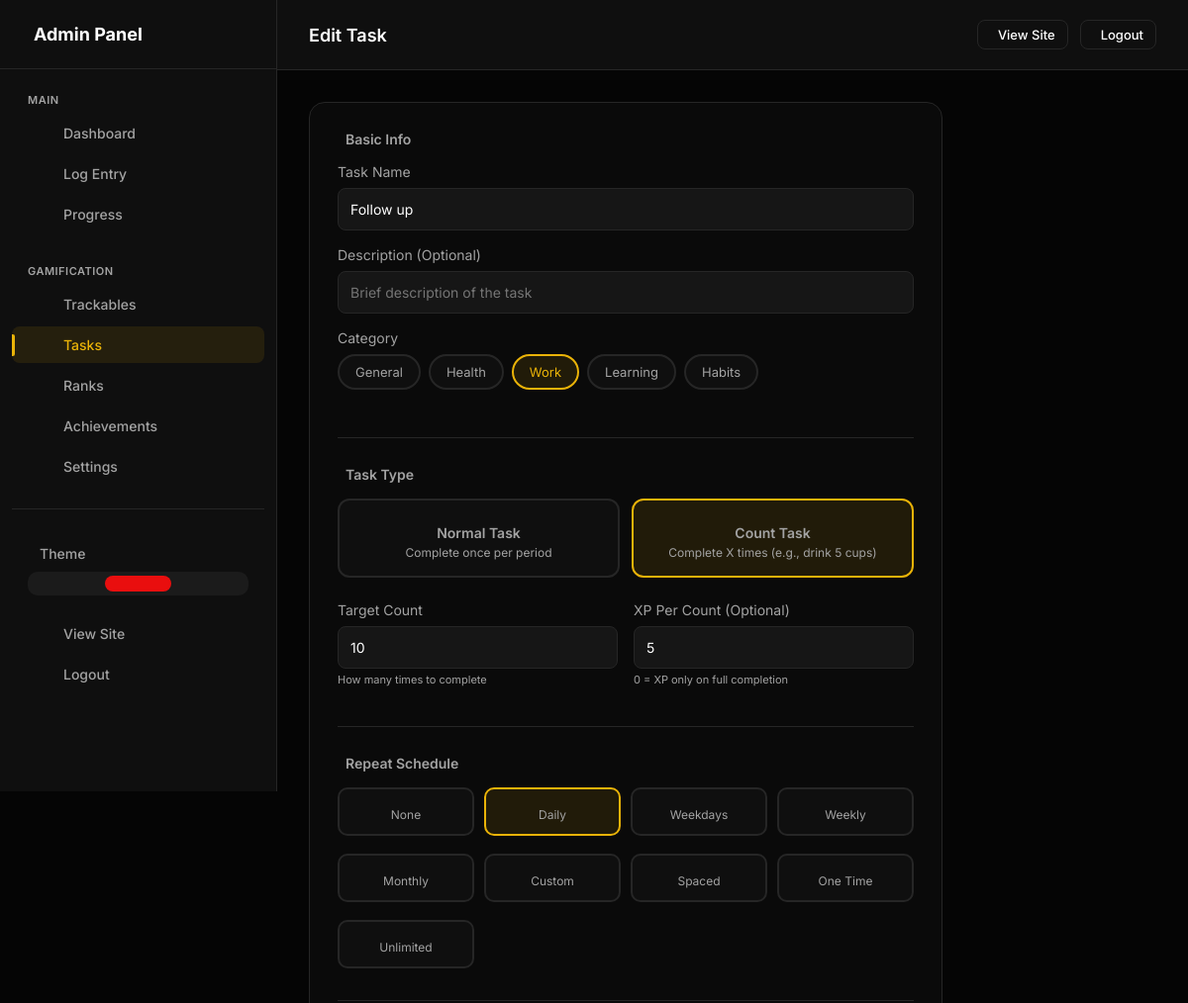
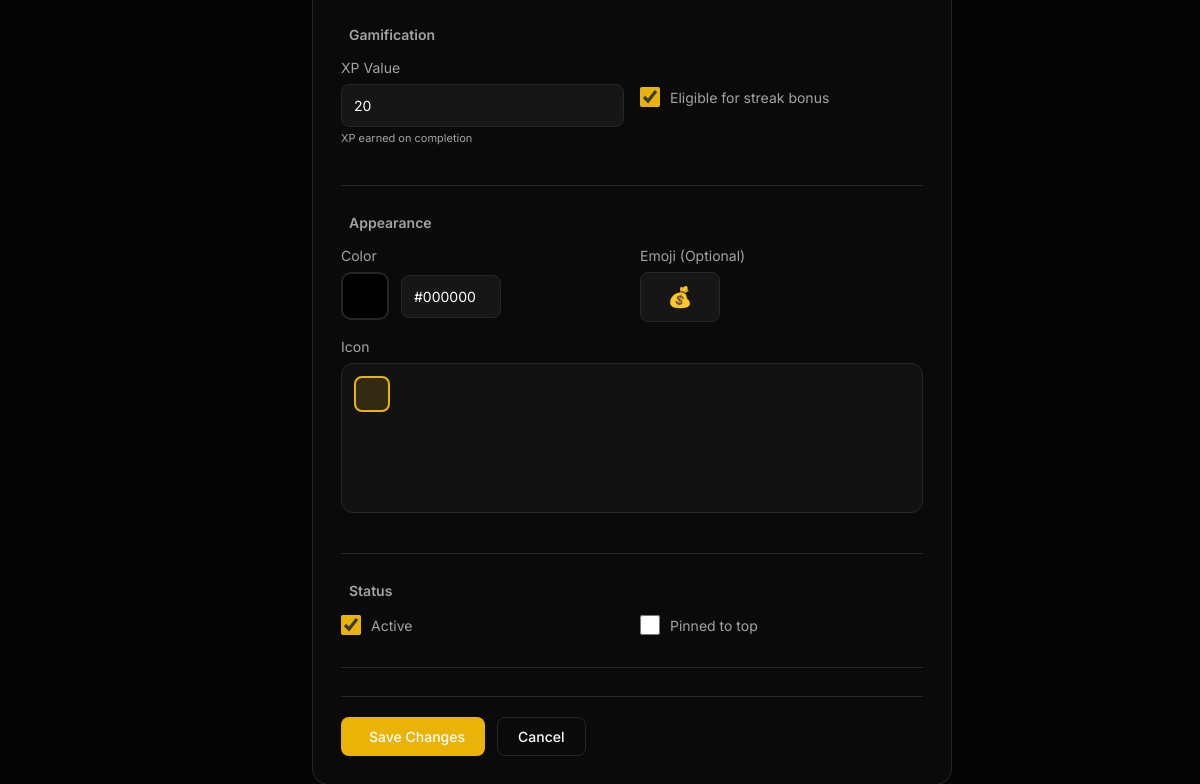
The page /admin/daily-tasks/17/edit (signed in) on the database its author committed (2 pictures, top to bottom).
### models.py (models this page shows, shortened)
class UserDailyTask(db.Model):
    __tablename__ = 'user_daily_tasks'
    id = db.Column(db.Integer, primary_key=True)
    user_id = db.Column(db.Integer, db.ForeignKey('users.id'), nullable=False, index=True)
    name = db.Column(db.String(100), nullable=False)
    slug = db.Column(db.String(100), nullable=False)
    description = db.Column(db.String(500))
    task_type = db.Column(db.String(20), default='normal')  # 'normal', 'count'
    target_count = db.Column(db.Integer, default=1)  # For count tasks: how many times to complete
    repeat_type = db.Column(db.String(20), default='daily')
    repeat_interval = db.Column(db.Integer, default=1)  # For 'custom': every X units
    repeat_unit = db.Column(db.String(10), default='day')  # 'day', 'week', 'month'
    repeat_days = db.Column(db.String(50))  # For 'weekly': JSON array like "[1,3,5]" for Mon/Wed/Fri
    repeat_day_of_month = db.Column(db.Integer)  # For 'monthly': which day (1-31)
    due_date = db.Column(db.Date)  # For 'once' tasks: when it's due
    completed_date = db.Column(db.Date)  # For 'once' tasks: when completed
    ebbinghaus_level = db.Column(db.Integer, default=0)  # Current level in spaced repetition
    next_due_date = db.Column(db.Date)  # When the task is next due
    xp_value = db.Column(db.Integer, default=10)
    xp_per_count = db.Column(db.Integer, default=0)  # For count tasks: XP per completion (0 = only on full completion)
    streak_bonus = db.Column(db.Boolean, default=True)  # Eligible for streak bonuses
    icon = db.Column(db.String(50), default='ph-check-circle')
    color = db.Column(db.String(20), default='#10b981')
    emoji = db.Column(db.String(10))
    display_order = db.Column(db.Integer, default=0)
    is_active = db.Column(db.Boolean, default=True)
    is_pinned = db.Column(db.Boolean, default=False)
    category = db.Column(db.String(50), default='general')  # 'health', 'work', 'learning', 'habits', 'general'
    created_at = db.Column(db.DateTime, default=datetime.utcnow)
    updated_at = db.Column(db.DateTime, default=datetime.utcnow, onupdate=datetime.utcnow)
    completions = db.relationship('TaskCompletion', backref='task', lazy=True, cascade='all, delete-orphan')
    def get_repeat_days(self):
        try:
            return json.loads(self.repeat_days or '[]')
        except:
            return []

### app.py (the view, shortened to what this page needs)
    @app.route('/admin/daily-tasks/<int:id>/edit', methods=['GET', 'POST'])
    @admin_required
    def admin_daily_task_edit(id):
        task = UserDailyTask.query.get_or_404(id)
        if task.user_id != current_user.id:
            abort(403)
        return render_template('admin/daily_task_form.html', task=task)

### templates/admin/daily_task_form.html (shortened to what this page needs)
{% extends "admin/base.html" %}
{% block page_title %}{{ 'Edit' if task else 'Add' }} Task{% endblock %}
{% block content %}
<div class="form-container">
    <form method="post" class="form-card" id="taskForm">
        <div class="form-section">
            <div class="section-title"> Basic Info</div>
            <div class="form-group">
                <label> Task Name</label>
                <input type="text" name="name" value="{{ task.name if task else '' }}" required
                       placeholder="e.g., Drink Water, Exercise, Read">
            </div>
            <div class="form-group">
                <label> Description (Optional)</label>
                <input type="text" name="description" value="{{ task.description if task else '' }}"
                       placeholder="Brief description of the task">
            </div>
            <div class="form-group">
                <label> Category</label>
                <div class="category-pills">
                    {% set categories = [('general', 'General', 'ph-star'), ('health', 'Health', 'ph-heart'),
                                         ('work', 'Work', 'ph-briefcase'), ('learning', 'Learning', 'ph-book-open'),
                                         ('habits', 'Habits', 'ph-repeat')] %}
                    {% for value, label, icon in categories %}
                    <label class="category-pill {% if (task and task.category == value) or (not task and value == 'general') %}selected{% endif %}" data-value="{{ value }}">
                        <i class="ph {{ icon }}"></i> {{ label }}
                    </label>
                    {% endfor %}
                </div>
            </div>
        </div>
        <div class="form-section">
            <div class="section-title"> Task Type</div>
            <div class="type-options">
                <label class="type-option {% if not task or task.task_type == 'normal' %}selected{% endif %}" data-type="normal">
                    <div class="type-name">Normal Task</div>
                    <div class="type-desc">Complete once per period</div>
                </label>
                <label class="type-option {% if task and task.task_type == 'count' %}selected{% endif %}" data-type="count">
                    <div class="type-name">Count Task</div>
                    <div class="type-desc">Complete X times (e.g., drink 5 cups)</div>
                </label>
            </div>
            <div class="form-group conditional-field" id="countFields" style="margin-top: 16px;">
                <div class="form-row">
                    <div class="form-group" style="margin-bottom: 0;">
                        <label> Target Count</label>
                        <input type="number" name="target_count" value="{{ task.target_count if task else 5 }}" min="1">
                        <div style="font-size: 11px; color: var(--text-muted); margin-top: 4px;">How many times to complete</div>
                    </div>
                    <div class="form-group" style="margin-bottom: 0;">
                        <label> XP Per Count (Optional)</label>
                        <input type="number" name="xp_per_count" value="{{ task.xp_per_count if task else 0 }}" min="0">
                        <div style="font-size: 11px; color: var(--text-muted); margin-top: 4px;">0 = XP only on full completion</div>
                    </div>
                </div>
            </div>
        </div>
        <div class="form-section">
            <div class="section-title"> Repeat Schedule</div>
            <div class="repeat-options">
                {% set repeats = [
                    ('none', 'None', 'ph-minus-circle'),
                    ('daily', 'Daily', 'ph-sun'),
                    ('weekdays', 'Weekdays', 'ph-calendar-blank'),
                    ('weekly', 'Weekly', 'ph-calendar'),
                    ('monthly', 'Monthly', 'ph-calendar-check'),
                    ('custom', 'Custom', 'ph-sliders'),
                    ('ebbinghaus', 'Spaced', 'ph-brain'),
                    ('once', 'One Time', 'ph-number-circle-one'),
                    ('unlimited', 'Unlimited', 'ph-infinity')
                ] %}
                {% for value, label, icon in repeats %}
                <label class="repeat-option {% if (task and task.repeat_type == value) or (not task and value == 'daily') %}selected{% endif %}" data-repeat="{{ value }}">
                    {{ label }}
                </label>
                {% endfor %}
            </div>
                    {% set weekdays = [('0', 'M'), ('1', 'T'), ('2', 'W'), ('3', 'T'), ('4', 'F'), ('5', 'S'), ('6', 'S')] %}
                    {% set selected_days = task.get_repeat_days() if task else [] %}
        </div>
        <div class="form-section">
            <div class="section-title"> Gamification</div>
            <div class="form-row">
                <div class="form-group">
                    <label> XP Value</label>
                    <input type="number" name="xp_value" value="{{ task.xp_value if task else 10 }}" min="1" required>
                    <div style="font-size: 11px; color: var(--text-muted); margin-top: 4px;">XP earned on completion</div>
                </div>
                <div class="form-group">
                    <label class="checkbox-item" style="display: flex; align-items: center; gap: 10px; cursor: pointer; margin-top: 28px;">
                        <input type="checkbox" name="streak_bonus" {% if not task or task.streak_bonus %}checked{% endif %}
                               style="width: 20px; height: 20px; accent-color: var(--accent);">
                        <span>Eligible for streak bonus</span>
                    </label>
                </div>
            </div>
        </div>
        <div class="form-section">
            <div class="section-title"> Appearance</div>
            <div class="form-row">
                <div class="form-group">
                    <label> Color</label>
                    <div class="color-input-wrapper">
                        <div class="color-preview" id="colorPreview" style="background: {{ task.color if task else '#10b981' }}">
                        </div>
                        <input type="text" id="colorText" value="{{ task.color if task else '#10b981' }}" style="width: 100px;" readonly>
                    </div>
                </div>
                <div class="form-group">
                    <label> Emoji (Optional)</label>
                    <input type="text" name="emoji" value="{{ task.emoji if task else '' }}" placeholder="💧" maxlength="4" style="width: 80px; text-align: center; font-size: 20px;">
                </div>
            </div>
            <div class="form-group">
                <label> Icon</label>
                <div class="icon-grid">
                    {% set icons = ['ph-check-circle', 'ph-magnifying-glass', 'ph-pencil-line', 'ph-book-open', 'ph-chat-circle',
                                    'ph-trend-up', 'ph-video-camera', 'ph-microphone', 'ph-code', 'ph-brain', 'ph-dumbbell',
                                    'ph-heart', 'ph-star', 'ph-lightning', 'ph-fire', 'ph-rocket', 'ph-drop', 'ph-apple-logo',
                                    'ph-sun', 'ph-moon', 'ph-bed', 'ph-pill', 'ph-tooth', 'ph-shower-head'] %}
                    {% for icon in icons %}
                    <div class="icon-option {% if (task and task.icon == icon) or (not task and icon == 'ph-check-circle') %}selected{% endif %}"
                         data-icon="{{ icon }}" onclick="selectIcon('{{ icon }}')">
                    </div>
                    {% endfor %}
                </div>
            </div>
        </div>
        {% if task %}
        <div class="form-section">
            <div class="section-title"> Status</div>
            <div class="form-row">
                <label class="checkbox-item" style="display: flex; align-items: center; gap: 10px; cursor: pointer;">
                    <input type="checkbox" name="is_active" {% if task.is_active %}checked{% endif %}
                           style="width: 20px; height: 20px; accent-color: var(--accent);">
                    <span>Active</span>
                </label>
                <label class="checkbox-item" style="display: flex; align-items: center; gap: 10px; cursor: pointer;">
                    <input type="checkbox" name="is_pinned" {% if task.is_pinned %}checked{% endif %}
                           style="width: 20px; height: 20px; accent-color: var(--accent);">
                    <span>Pinned to top</span>
                </label>
            </div>
        </div>
        {% endif %}
        <div class="form-actions">
            <button type="submit" class="btn btn-primary">
                 {{ 'Save Changes' if task else 'Create Task' }}
            </button>
            <a href="{{ url_for('admin_daily_tasks') }}" class="btn btn-outline">Cancel</a>
        </div>
    </form>
</div>
{% endblock %}

### templates/admin/base.html (style rules this page uses)
:root, [data-theme="dark"] { --bg-body: #050505; --bg-card: #0f0f0f; --bg-card-hover: #141414; --border: #262626; --accent: #e90e0e; --accent-rgb: 233, 14, 14; --accent-hover: #c70202; --text-main: #ffffff; --text-muted: #a3a3a3; --font-sans: 'Inter', sans-serif; --font-mono: 'JetBrains Mono', monospace; --success: #10b981; --warning: #f59e0b; --danger: #ef4444; }
* { margin: 0; padding: 0; box-sizing: border-box; }
body { background-color: var(--bg-body); color: var(--text-main); font-family: var(--font-sans); overflow-x: hidden; -webkit-font-smoothing: antialiased; min-height: 100vh; }
a { text-decoration: none; color: inherit; transition: 0.3s; }
button { border: none; background: none; cursor: pointer; font-family: inherit; }
.btn { padding: 10px 20px; border-radius: 8px; font-size: 14px; font-weight: 500; transition: all 0.3s ease; display: inline-flex; align-items: center; gap: 8px; cursor: pointer; border: none; }
.btn-primary { background: var(--accent); color: #fff; }
.btn-outline { border: 1px solid var(--border); color: var(--text-main); background: transparent; }
input[type="text"], input[type="password"], input[type="email"], input[type="url"], input[type="number"], input[type="date"], input[type="time"], input[type="datetime-local"], textarea, select { width: 100%; padding: 12px; background: rgba(255, 255, 255, 0.05); border: 1px solid var(--border); border-radius: 8px; color: var(--text-main); font-size: 14px; font-family: inherit; box-sizing: border-box; }
label { display: block; margin-bottom: 8px; color: var(--text-muted); font-size: 14px; }

### templates/admin/daily_task_form.html (style rules this page uses)
.form-container { max-width: 640px; }
.form-card { background: rgba(255, 255, 255, 0.02); border: 1px solid var(--border); border-radius: 16px; padding: 28px; }
.form-section { margin-bottom: 28px; padding-bottom: 24px; border-bottom: 1px solid var(--border); }
.section-title { font-size: 14px; font-weight: 600; color: var(--text-muted); margin-bottom: 16px; display: flex; align-items: center; gap: 8px; }
.form-group { margin-bottom: 16px; }
.form-row { display: grid; grid-template-columns: 1fr 1fr; gap: 16px; }
.color-input-wrapper { display: flex; gap: 12px; align-items: center; }
.color-preview { width: 48px; height: 48px; border-radius: 10px; border: 2px solid var(--border); cursor: pointer; position: relative; overflow: hidden; }
.icon-grid { display: grid; grid-template-columns: repeat(8, 1fr); gap: 8px; padding: 12px; background: rgba(255, 255, 255, 0.03); border: 1px solid var(--border); border-radius: 12px; }
.icon-option { width: 36px; height: 36px; border-radius: 8px; display: flex; align-items: center; justify-content: center; cursor: pointer; transition: all 0.2s; border: 2px solid transparent; font-size: 18px; color: var(--text-muted); }
.icon-option.selected { background: rgba(var(--accent-rgb), 0.15); border-color: var(--accent); color: var(--accent); }
.type-options { display: grid; grid-template-columns: repeat(2, 1fr); gap: 12px; }
.type-option { background: rgba(255, 255, 255, 0.02); border: 2px solid var(--border); border-radius: 12px; padding: 16px; cursor: pointer; transition: all 0.2s; text-align: center; }
.type-option.selected { border-color: var(--accent); background: rgba(var(--accent-rgb), 0.1); }
.type-option .type-name { font-weight: 600; font-size: 14px; margin-bottom: 4px; }
.type-option .type-desc { font-size: 12px; color: var(--text-muted); }
.repeat-options { display: grid; grid-template-columns: repeat(4, 1fr); gap: 10px; }
.repeat-option { background: rgba(255, 255, 255, 0.02); border: 2px solid var(--border); border-radius: 10px; padding: 12px 8px; cursor: pointer; transition: all 0.2s; text-align: center; font-size: 12px; }
.repeat-option.selected { border-color: var(--accent); background: rgba(var(--accent-rgb), 0.1); }
.conditional-field { display: none; animation: fadeIn 0.2s; }
.conditional-field.show { display: block; }
.form-actions { display: flex; gap: 12px; margin-top: 24px; padding-top: 20px; border-top: 1px solid var(--border); }
.category-pills { display: flex; gap: 8px; flex-wrap: wrap; }
.category-pill { padding: 8px 16px; border-radius: 20px; border: 2px solid var(--border); background: rgba(255, 255, 255, 0.02); cursor: pointer; font-size: 13px; transition: all 0.2s; }
.category-pill.selected { border-color: var(--accent); background: rgba(var(--accent-rgb), 0.1); color: var(--accent); }

### rows shown on the page
UserDailyTask: name "Follow up", target_count "10", xp_per_count "5", xp_value "20", streak_bonus "☑", color "#000000", emoji "💰", is_active "☑"

### other values the page prints
{{ 'Edit' if task else 'Add' }} "Edit"
{{ label }} "General" "Health" "Work" "Learning" "Habits"
{{ label }} "None" "Daily" "Weekdays" "Weekly" "Monthly" "Custom" "Spaced" "One Time" "Unlimited"
{{ 'Save Changes' if task else 'Create Task' }} "Save Changes"
